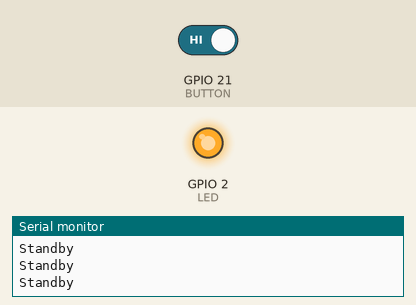
The sketch below on a simulated ESP8266 (NodeMCU). Parts: output pins drawn as LEDs (lit = HIGH), the last lines printed to the serial monitor. Inputs (shaded band) come from the test bench; at power-on: GPIO 21 (BUTTON) HIGH.

Above: at 12.8 s.
12.9 s: GPIO 21 (BUTTON) driven LOW
At 19.8 s:
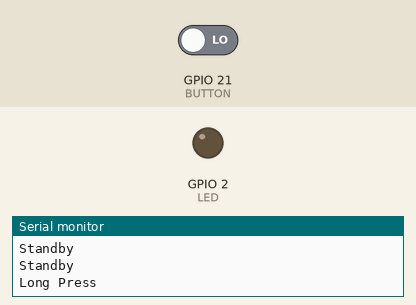
Timing chart, 0 to 25.6 s (numbered marks = the images above; inputs shaded):
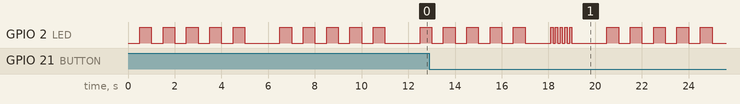

The sketch:

003ButtonLongPress.ino
```cpp
//NodeMCU ESP32S ESP-WROOM-32
//Umur Dinçer
//long press detection and led blink
#define BUTTON 21
#define LED    2
#define LONG_PRESS 1000
int lastState = LOW;
int currentState;
uint32_t pressedTime = 0;
uint32_t releasedTime = 0;
uint32_t duration = 0;

int ledState = HIGH;
void setup() {
  Serial.begin(115200);
  pinMode(BUTTON, INPUT_PULLUP);
  pinMode(LED, OUTPUT);
}

void loop() {
  // put your main code here, to run repeatedly:
  currentState = digitalRead(BUTTON);

  if(lastState == HIGH && currentState == LOW)
    pressedTime = millis();
  else if(lastState == LOW && currentState == HIGH)
    releasedTime = millis();

  duration = releasedTime - pressedTime;

  if(duration < LONG_PRESS){
    Serial.println("Standby");
    for(int i = 0; i < 10; i++){
      ledState = !ledState;
      digitalWrite(LED, ledState);
      delay(500);
    }
  }
  else{
    Serial.println("Long Press");
    for(int i = 0; i < 10; i++){
      ledState = !ledState;
      digitalWrite(LED, ledState);
      delay(100);
    }
  }

  digitalWrite(LED, LOW);
  delay(1000);
  releasedTime = 0;
  pressedTime = 0;
  lastState = currentState;

}
```
